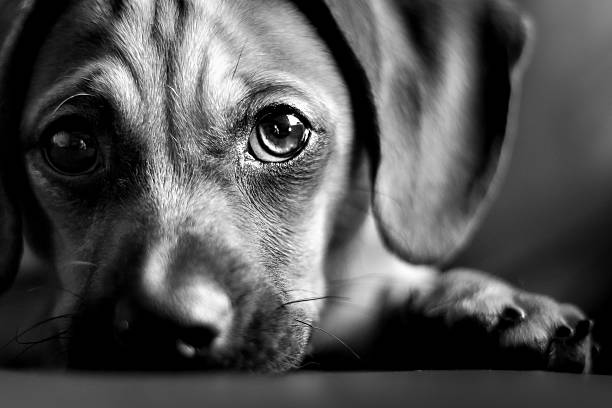
#> input picture inputImage/dog.jpg, 612 x 408 px
$ python spatial_average.py
#> lines starting #> are read from the running program, lines starting #| are printed output that depends on the picture
import cv2  # OpenCV library for image processing

def spatial_average(image_path):
    # Read the image in grayscale mode
#> called with image_path = 'inputImage/dog.jpg'
    image = cv2.imread(image_path, 0)
#> image is the input picture: shape (408, 612); min 0, max 255, mean 82

    # Apply averaging filter with different kernel sizes
    for k in [3, 10, 20]:
        # Apply spatial averaging filter
        blurred = cv2.blur(image, (k, k))

        # Save the blurred image
        cv2.imwrite(f"outputImages/average_{k}x{k}.jpg", blurred)
#> this loop made 3 passes
#> pass 2, in spatial_average, `blurred = cv2.blur(image, (k, k))`:
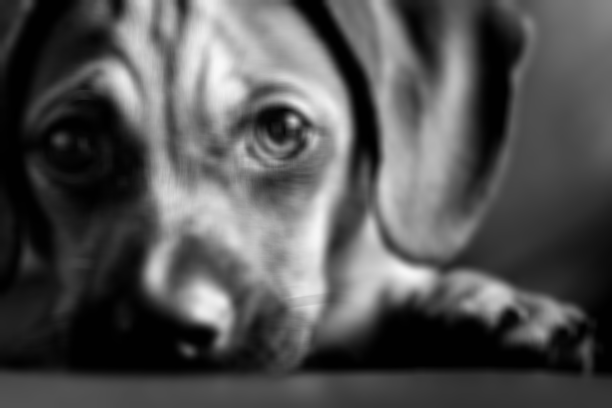
#> blurred: shape (408, 612); min 0, max 249, mean 82
#> pass 3, in spatial_average, `blurred = cv2.blur(image, (k, k))`:
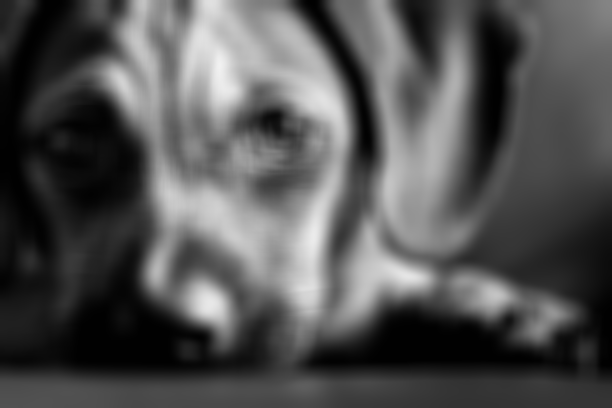
#> blurred: shape (408, 612); min 1, max 241, mean 82


spatial_average("inputImage/dog.jpg")
